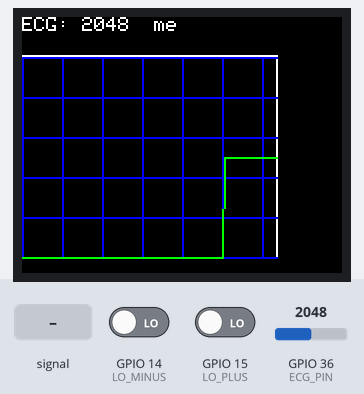
A sketch run on a simulated ESP32. On the bench: 160×128 colour display. Inputs (shaded band) come from the test bench; at power-on: GPIO 14 (LO_MINUS) LOW, GPIO 36 (ECG_PIN) = 2048, GPIO 15 (LO_PLUS) LOW. WiFi joins after 1.5 s; servers stay silent unless stated; uploads are accepted with an empty reply; what the sketch prints to the serial monitor is not drawn.

Above: at 2.8 s.
2.9 s: GPIO 14 (LO_MINUS) driven HIGH
At 3.3 s:
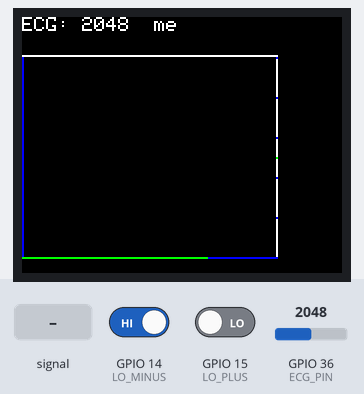
4.4 s: GPIO 14 (LO_MINUS) driven LOW
At 5.14 s:
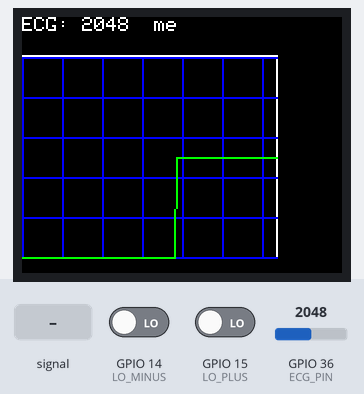
6.7 s: GPIO 36 (ECG_PIN) fed a 200 Hz sine of ±327 counts around its level
At 7.18 s:
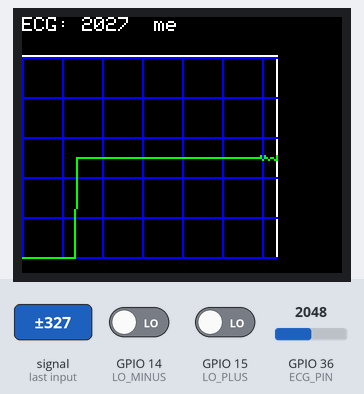
8.3 s: GPIO 36 (ECG_PIN) set to 2866
At 8.71 s:
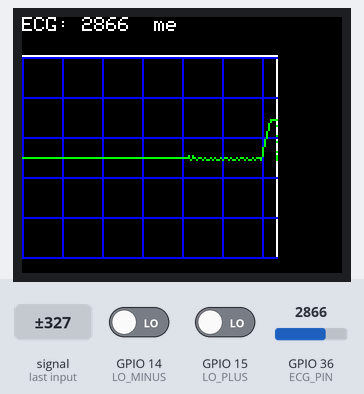
10.0 s: GPIO 15 (LO_PLUS) driven HIGH
At 10.9 s:
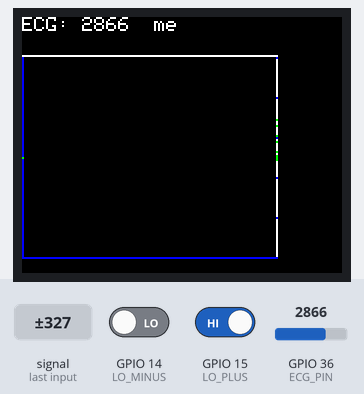
11.5 s: GPIO 15 (LO_PLUS) driven LOW
At 11.67 s:
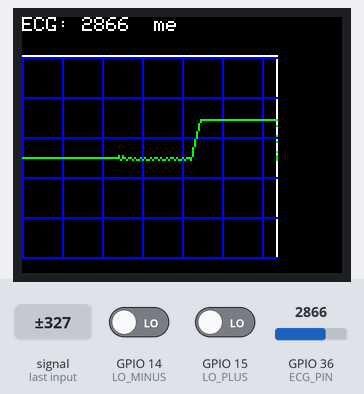
Timing chart, 0 to 14.0 s (numbered marks = the images above; inputs shaded):
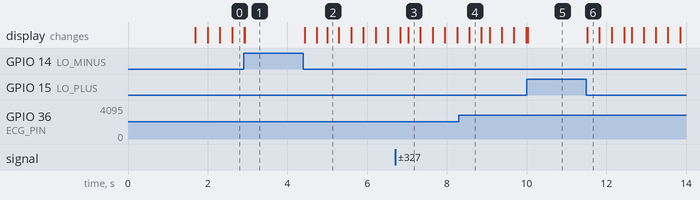

Measured:
- after the input at 2.9 s, the display: first differs from a run without the input at once (image 1)
- after the input at 4.4 s, the display: first changes at once (image 2 shows a later state)
- after the input at 11.5 s, the display: changes at once (image 6)

The sketch:

ECG_with_TFT_COLAB.ino
```cpp
#include <WiFi.h>
#include <HTTPClient.h>
#include <Adafruit_GFX.h>
#include <Adafruit_ST7735.h>
#include <SPI.h>

// TFT display pin definitions
#define TFT_CS     5
#define TFT_RST    4
#define TFT_DC     2
Adafruit_ST7735 tft = Adafruit_ST7735(TFT_CS, TFT_DC, TFT_RST);

const char* ssid = "YOUR SSID";
const char* password = "YOUR WIFI PASSWORD";

// Display and graph area
#define TFT_WIDTH   128
#define TFT_HEIGHT  160
#define GRAPH_TOP   20
#define GRAPH_HEIGHT 100
#define GRAPH_BOTTOM (GRAPH_TOP + GRAPH_HEIGHT)


const char* serverName = "YOUR SCRIPT LINK";

const int ECG_PIN = 36;   // Analog input pin (VP/GPIO36)
const int LO_PLUS = 15;   // Leads-off detection LO+
const int LO_MINUS = 14;  // Leads-off detection LO-

void printValue(float value);
void sendData(int* buffer, int length);


uint16_t graphBuffer[TFT_WIDTH];  // Store vertical positions of waveform

// Smoothing parameters
#define SMOOTHING_WINDOW 5
int ecgReadings[SMOOTHING_WINDOW];
int readingIndex = 0;
int readingSum = 0;

// Debug flag to bypass leads-off (set to true for testing)
#define BYPASS_LEADS_OFF false // Set to true to test raw ECG signal

// Function to smooth ECG signal
int smoothECG(int rawValue) {
  readingSum -= ecgReadings[readingIndex];
  ecgReadings[readingIndex] = rawValue;
  readingSum += rawValue;
  readingIndex = (readingIndex + 1) % SMOOTHING_WINDOW;
  return readingSum / SMOOTHING_WINDOW;
}

// Function to plot ECG on ST7735
void plotECG(int value) {
  // Map smoothed value (0-4095) to graph height (GRAPH_TOP to GRAPH_BOTTOM)
  int y = map(value, 0, 4095, GRAPH_BOTTOM, GRAPH_TOP);
  graphBuffer[TFT_WIDTH - 1] = y;

  // Shift buffer left
  for (int i = 0; i < TFT_WIDTH - 1; i++) {
    graphBuffer[i] = graphBuffer[i + 1];
  }

  // Clear graph area
  tft.fillRect(1, GRAPH_TOP, TFT_WIDTH - 2, GRAPH_HEIGHT, ST77XX_BLACK);

  // Draw grid
  for (int i = GRAPH_TOP; i <= GRAPH_BOTTOM; i += 20) {
    tft.drawFastHLine(0, i, TFT_WIDTH, ST77XX_BLUE);
  }
  for (int i = 0; i < TFT_WIDTH; i += 20) {
    tft.drawFastVLine(i, GRAPH_TOP, GRAPH_HEIGHT, ST77XX_BLUE);
  }

  // Draw waveform
  for (int i = 1; i < TFT_WIDTH; i++) {
    tft.drawLine(i - 1, graphBuffer[i - 1], i, graphBuffer[i], ST77XX_GREEN);
  }

  // Display current value
  tft.setCursor(0, 0);
  tft.setTextColor(ST77XX_WHITE, ST77XX_BLACK);
  tft.setTextSize(1);
  tft.print("ECG: ");
  tft.print(value);
  tft.print("  ");
}


const int BUFFER_SIZE = 50;
int dataBuffer[BUFFER_SIZE];
int bufferIndex = 0;

void setup() {
  Serial.begin(115200);
  pinMode(LO_PLUS, INPUT);
  pinMode(LO_MINUS, INPUT);
  // Initialize ST7735
  tft.initR(INITR_BLACKTAB);
  tft.setRotation(1); // Adjust if needed (0-3)
  tft.fillScreen(ST77XX_BLACK);
  // Draw graph border and label
  tft.drawRect(0, GRAPH_TOP - 1, TFT_WIDTH, GRAPH_HEIGHT + 2, ST77XX_WHITE);
  tft.setTextColor(ST77XX_WHITE);
  tft.setCursor(0, 0);
  tft.setTextSize(1);
  tft.print("ECG Real-Time");

  // Initialize graph buffer
  for (int i = 0; i < TFT_WIDTH; i++) {
    graphBuffer[i] = GRAPH_BOTTOM;
  }

  // Initialize smoothing array
  for (int i = 0; i < SMOOTHING_WINDOW; i++) {
    ecgReadings[i] = 2048; // Midpoint of ADC range
  }
  readingSum = 2048 * SMOOTHING_WINDOW;

  Serial.println("Setup complete. Monitoring ECG...");
  Serial.println("LO+ | LO- | Raw ECG | Smoothed ECG | Plotter");

  WiFi.begin(ssid, password);
  while (WiFi.status() != WL_CONNECTED) {
    delay(500);
    Serial.print(".");
  }
  Serial.println("\nConnected to WiFi");
}

void loop() {
  int analogValue = analogRead(ECG_PIN);
  int rawValue = analogValue;
  int smoothedValue = smoothECG(rawValue);
  // Read leads-off pins for debugging
  int loPlus = digitalRead(LO_PLUS);
  int loMinus = digitalRead(LO_MINUS);

  // Print debug info
  Serial.print(loPlus);
  Serial.print(" | ");
  Serial.print(loMinus);
  Serial.print(" | ");
  Serial.print(rawValue);
  Serial.print(" | ");
  Serial.print(smoothedValue);

  // Check for leads-off condition
  if ((loPlus == 1 || loMinus == 1) && !BYPASS_LEADS_OFF) {
    Serial.println(" | Leads Off");
    tft.fillRect(1, GRAPH_TOP, TFT_WIDTH - 2, GRAPH_HEIGHT, ST77XX_BLACK);
    tft.setCursor(10, GRAPH_BOTTOM + 10);
    tft.setTextColor(ST77XX_RED, ST77XX_BLACK);
    tft.setTextSize(1);
    tft.println("LEADS OFF");
  } else {
    // Output for Serial Plotter (scaled to 0-100)
    int plotValue = map(smoothedValue, 0, 4095, 0, 100);
    Serial.print(" | ");
    Serial.println(plotValue);
    plotECG(smoothedValue);
  }

  delay(10); // ~100 Hz sampling


  // Check for leads-off condition
  if (digitalRead(LO_PLUS) == 1 || digitalRead(LO_MINUS) == 1) {
    // Do nothing or optionally print error
  } else {
    Serial.println(analogValue);
    printValue(analogValue);

    // Add value to buffer
    dataBuffer[bufferIndex++] = analogValue;

    // When buffer is full, send all values
    if (bufferIndex >= BUFFER_SIZE) {
      sendData(dataBuffer, BUFFER_SIZE);
      bufferIndex = 0;  // Reset buffer
    }
  }

  delay(10); // 100 samples per second
}

void printValue(float value) {
  Serial.print(value);
}

void sendData(int* buffer, int length) {
  if (WiFi.status() == WL_CONNECTED) {
    HTTPClient http;
    String payload = "";

    for (int i = 0; i < length; i++) {
      payload += String(buffer[i]);
      if (i < length - 1) payload += ",";
    }

    String url = String(serverName) + "?value=" + payload;
    http.begin(url);
    int httpResponseCode = http.GET();
    Serial.println("Response: " + String(httpResponseCode));
    http.end();
  }
}
```
